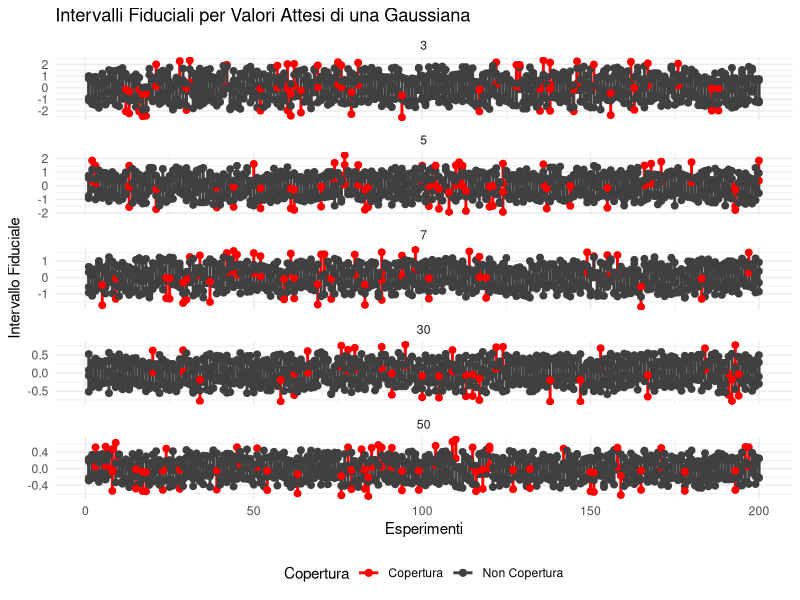
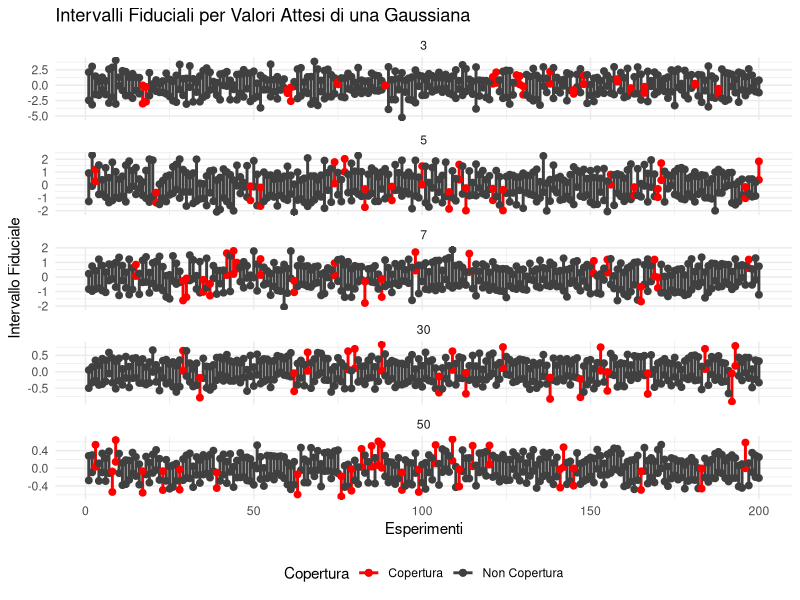
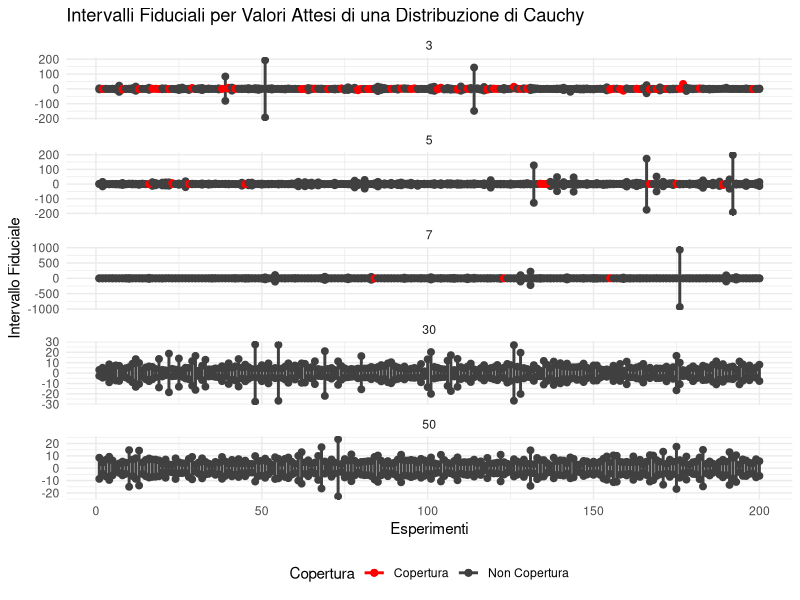

Write R code to recreate these figures, in order.
## ---- chunk 1
knitr::opts_chunk$set(echo = TRUE, fig.height = 13, fig.width =  15, fig.align = "center")
## ---- chunk 2
library(ggplot2)
## ---- chunk 3
alfaNominale <- 0.10
coperturaNominale <- 1 - alfaNominale
pctZ <- qnorm(1 - alfaNominale / 2)
muZero  <- 0
sigmaZero <- 1
numeroRepliche <- 200

risultati <- data.frame(n = integer(), limiteInf = numeric(), limiteSup = numeric(), esperimento = integer(), copertura = integer())

## ---- chunk 4
set.seed(20191025)
for (n in c(3, 5, 7, 30, 50)) {
    coperturaEmpirica <- rep(0, numeroRepliche)  

    for (r in 1:numeroRepliche) {
        campione <- rnorm(n, mean = muZero, sd = sigmaZero)
        media <- mean(campione)
        limiteInf <- media - pctZ * sigmaZero / sqrt(n)
        limiteSup <- media + pctZ * sigmaZero / sqrt(n)
        

        copertura <- ifelse(muZero > limiteInf & muZero < limiteSup, 1, 0)
        coperturaEmpirica[r] <- copertura


        risultati <- rbind(risultati, data.frame(n = n, limiteInf = limiteInf, limiteSup = limiteSup, esperimento = r, copertura = copertura))
    }

    
    numCopertura <- sum(coperturaEmpirica)
    coperturaEmpiricaMedia <- mean(coperturaEmpirica)
    message("Per n = ", n, ", l'intervallo fiduciario contiene il valore atteso della popolazione ", numCopertura, " volte su ", numeroRepliche, 
            ", il che corrisponde a una copertura empirica di ", round(coperturaEmpiricaMedia * 100, 2), "%.")

    # Calcolo p-value
    zc <- abs(coperturaEmpiricaMedia - coperturaNominale)
    zc <- zc / sqrt(coperturaNominale * (1 - coperturaNominale) / numeroRepliche)
    p_value <- round(2 * pnorm(zc, lower.tail = FALSE), 4)
    
    message("Per n = ", n, ", il p-value è ", p_value, ".")
}

## ---- chunk 5
set.seed(1234)

for (n in c(3, 5, 7, 30, 50)) {
    coperturaEmpirica <- rep(0, numeroRepliche)

    for (r in 1:numeroRepliche) {
        campione <- rnorm(n, mean = muZero, sd = sigmaZero)
        media <- mean(campione)
        limiteInf <- media - pctZ * sigmaZero / sqrt(n)
        limiteSup <- media + pctZ * sigmaZero / sqrt(n)
        

        copertura <- ifelse(muZero > limiteInf & muZero < limiteSup, 1, 0)
        coperturaEmpirica[r] <- copertura


        risultati <- rbind(risultati, data.frame(n = n, limiteInf = limiteInf, limiteSup = limiteSup, esperimento = r, copertura = copertura))
    }

    
    numCopertura <- sum(coperturaEmpirica)
    coperturaEmpiricaMedia <- mean(coperturaEmpirica)
    message("Per n = ", n, ", l'intervallo fiduciario contiene il valore atteso della popolazione ", numCopertura, " volte su ", numeroRepliche, 
            ", il che corrisponde a una copertura empirica di ", round(coperturaEmpiricaMedia * 100, 2), "%.")

    # Calcolo p-value
    zc <- abs(coperturaEmpiricaMedia - coperturaNominale)
    zc <- zc / sqrt(coperturaNominale * (1 - coperturaNominale) / numeroRepliche)
    p_value <- round(2 * pnorm(zc, lower.tail = FALSE), 4)
    
    message("Per n = ", n, ", il p-value è ", p_value, ".")
}
## ---- chunk 6
ggplot(risultati, aes(x = esperimento)) +
    geom_segment(aes(xend = esperimento, y = limiteInf, yend = limiteSup, color = factor(copertura)), size = 1) +
    geom_point(aes(y = limiteInf, color = factor(copertura)), size = 2) +
    geom_point(aes(y = limiteSup, color = factor(copertura)), size = 2) +
    facet_wrap(~ n, scales = "free_y", ncol = 1) +  # Creazione di un pannello per ogni n
    labs(title = "Intervalli Fiduciali per Valori Attesi di una Gaussiana",
         x = "Esperimenti",
         y = "Intervallo Fiduciale",
         color = "Copertura") +
    scale_color_manual(values = c("1" = "gray25", "0" = "red"), labels = c("Copertura", "Non Copertura")) +
    theme_minimal() +
    theme(legend.position = "bottom")
## ---- chunk 7
set.seed(20191025)

alfaNominale_t <- 0.10
coperturaNominale_t <- 1 - alfaNominale
n_values_t <- c(3, 5, 7, 30, 50)  # dimensioni campionarie
numeroRepliche_t <- 200
results_t <- list()  # lista per memorizzare i risultati

# Ciclo per le diverse dimensioni campionarie
for (n in n_values_t) {
  coperturaEmpirica_t <- rep(0, numeroRepliche_t)
  limiteInf_t <- rep(0, numeroRepliche_t)
  limiteSup_t <- rep(0, numeroRepliche_t)

  for (r in 1:numeroRepliche_t) {
    campione_t <- rnorm(n, mean = 0, sd = 1)
    media_t <- mean(campione_t)
    s_t <- sd(campione_t)  
    df_t <- n - 1
    pctT <- qt(1 - alfaNominale_t / 2, df_t)  

    limiteInf_t[r] <- media_t - pctT * s_t / sqrt(n)
    limiteSup_t[r] <- media_t + pctT * s_t / sqrt(n)

    if (0 > limiteInf_t[r] & 0 < limiteSup_t[r]) {
      coperturaEmpirica_t[r] <- 1
    }
  }
  
    results_t <- rbind(results_t, data.frame(
    n = n,
    esperimento = 1:numeroRepliche_t,
    limiteInf = limiteInf_t,
    limiteSup = limiteSup_t,
    copertura = coperturaEmpirica_t
  ))

  copertura_empirica_media_t <- mean(coperturaEmpirica_t)
  p_value_t <- abs(copertura_empirica_media_t - coperturaNominale_t) / 
             sqrt(coperturaNominale_t * (1 - coperturaNominale_t) / numeroRepliche_t)
  p_value_t <- round(2 * pnorm(p_value_t, lower.tail = FALSE), 4)

  message("Per n = ", n, ", l'intervallo fiduciario contiene il valore atteso della popolazione ", 
          sum(coperturaEmpirica_t), " volte su ", numeroRepliche_t, ".")
  message("Copertura empirica: ", round(copertura_empirica_media_t * 100, 2), "%.")
  message("Il p-value è ", p_value_t, ".\n")
}
## ---- chunk 8
ggplot(results_t, aes(x = esperimento)) +
  geom_segment(aes(xend = esperimento, y = limiteInf, yend = limiteSup, color = factor(copertura)), size = 1) +
  geom_point(aes(y = limiteInf, color = factor(copertura)), size = 2) +
  geom_point(aes(y = limiteSup, color = factor(copertura)), size = 2) +
  facet_wrap(~ n, scales = "free_y", ncol = 1) +  # Creazione di un pannello per ogni n
  labs(title = "Intervalli Fiduciali per Valori Attesi di una Gaussiana",
       x = "Esperimenti",
       y = "Intervallo Fiduciale",
       color = "Copertura") +
  scale_color_manual(values = c("1" = "gray25", "0" = "red"), labels = c("Copertura", "Non Copertura")) +
  theme_minimal() +
  theme(legend.position = "bottom")
## ---- chunk 9
set.seed(20191025)

alfaNominale_c <- 0.10
coperturaNominale_c <- 1 - alfaNominale_t
n_values_c <- c(3, 5, 7, 30, 50)  # dimensioni campionarie
numeroRepliche_c <- 200
results_c <- data.frame()  # dataframe per memorizzare i risultati

# Ciclo per le diverse dimensioni campionarie
for (n in n_values_c) {
  coperturaEmpirica_c <- rep(0, numeroRepliche_c)
  limiteInf_c <- rep(0, numeroRepliche_c)
  limiteSup_c <- rep(0, numeroRepliche_c)

  for (r in 1:numeroRepliche_c) {
    campione_c <- rcauchy(n)  # Genera un campione da una distribuzione di Cauchy
    mediana_c <- median(campione_c)
    q1_c <- quantile(campione_c, 0.05)  
    q2_c <- quantile(campione_c, 0.95)  

    limiteInf_c[r] <- mediana_c - (q2_c - q1_c) / 2
    limiteSup_c[r] <- mediana_c + (q2_c - q1_c) / 2

    if (0 > limiteInf_c[r] & 0 < limiteSup_c[r]) {
      coperturaEmpirica_c[r] <- 1
    }
  }

  results_c <- rbind(results_c, data.frame(
    n = n,
    esperimento_c = 1:numeroRepliche_c,
    limiteInf_c = limiteInf_c,
    limiteSup_c = limiteSup_c,
    copertura_c = coperturaEmpirica_c
  ))

  copertura_empirica_media_c <- mean(coperturaEmpirica_c)
  p_value_c <- abs(copertura_empirica_media_c - coperturaNominale_c) / 
             sqrt(coperturaNominale_c * (1 - coperturaNominale_c) / numeroRepliche_c)
  p_value_c <- round(2 * pnorm(p_value_c, lower.tail = FALSE), 4)

  message("Per n = ", n, ", l'intervallo fiduciano contiene il valore atteso della popolazione ", 
          sum(coperturaEmpirica_c), " volte su ", numeroRepliche_c, ".")
  message("Copertura empirica: ", round(copertura_empirica_media_c * 100, 2), "%.")
  message("Il p-value è ", p_value_c, ".\n")
}

## ---- chunk 10

ggplot(results_c, aes(x = esperimento_c)) +
  geom_segment(aes(xend = esperimento_c, y = limiteInf_c, yend = limiteSup_c, color = factor(copertura_c)), size = 1) +
  geom_point(aes(y = limiteInf_c, color = factor(copertura_c)), size = 2) +
  geom_point(aes(y = limiteSup_c, color = factor(copertura_c)), size = 2) +
  facet_wrap(~ n, scales = "free_y", ncol = 1) +  # Creazione di un pannello per ogni n
  labs(title = "Intervalli Fiduciali per Valori Attesi di una Distribuzione di Cauchy",
       x = "Esperimenti",
       y = "Intervallo Fiduciale",
       color = "Copertura") +
  scale_color_manual(values = c("1" = "gray25", "0" = "red"), labels = c("Copertura", "Non Copertura")) +
  theme_minimal() +
  theme(legend.position = "bottom")

